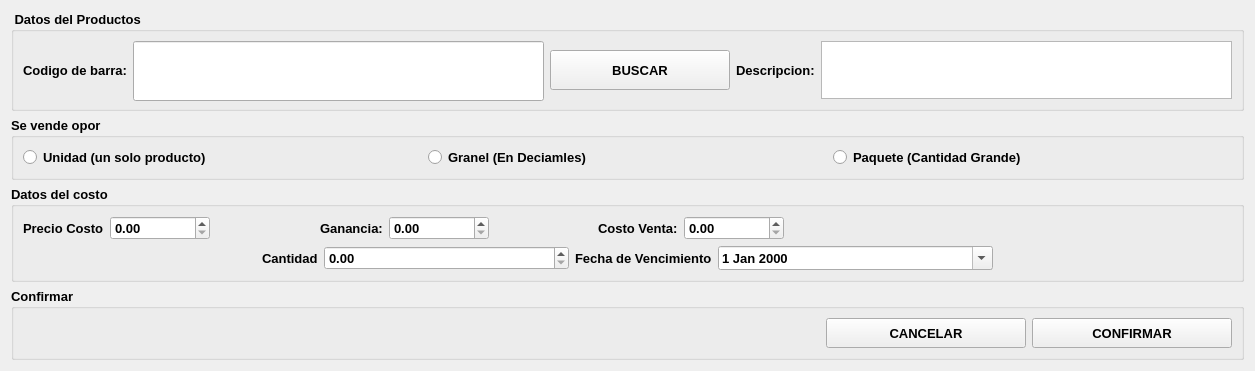
      <widget class="QWidget" name="page_4">
       <layout class="QVBoxLayout" name="verticalLayout_11">
        <item>
         <widget class="QGroupBox" name="groupBox_11">
          <property name="maximumSize">
           <size>
            <width>16777215</width>
            <height>100</height>
           </size>
          </property>
          <property name="font">
           <font>
            <pointsize>10</pointsize>
            <weight>75</weight>
            <bold>true</bold>
           </font>
          </property>
          <property name="title">
           <string> Datos del Productos</string>
          </property>
          <layout class="QHBoxLayout" name="horizontalLayout_25">
           <item>
            <widget class="QLabel" name="label_24">
             <property name="text">
              <string>Codigo de barra:</string>
             </property>
            </widget>
           </item>
           <item>
            <widget class="QLineEdit" name="lineEdit_20">
             <property name="minimumSize">
              <size>
               <width>100</width>
               <height>60</height>
              </size>
             </property>
             <property name="maximumSize">
              <size>
               <width>16777215</width>
               <height>16777215</height>
              </size>
             </property>
            </widget>
           </item>
           <item>
            <widget class="QPushButton" name="pushButton_28">
             <property name="minimumSize">
              <size>
               <width>180</width>
               <height>40</height>
              </size>
             </property>
             <property name="text">
              <string>BUSCAR</string>
             </property>
            </widget>
           </item>
           <item>
            <widget class="QLabel" name="label_25">
             <property name="text">
              <string>Descripcion:</string>
             </property>
            </widget>
           </item>
           <item>
            <widget class="QPlainTextEdit" name="plainTextEdit_4"/>
           </item>
          </layout>
         </widget>
        </item>
        <item>
         <widget class="QGroupBox" name="groupBox_12">
          <property name="maximumSize">
           <size>
            <width>16777215</width>
            <height>80</height>
           </size>
          </property>
          <property name="font">
           <font>
            <pointsize>10</pointsize>
            <weight>75</weight>
            <bold>true</bold>
           </font>
          </property>
          <property name="title">
           <string>Se vende opor</string>
          </property>
          <layout class="QHBoxLayout" name="horizontalLayout_26">
           <item>
            <widget class="QRadioButton" name="radioButton_10">
             <property name="text">
              <string>Unidad (un solo producto)</string>
             </property>
            </widget>
           </item>
           <item>
            <widget class="QRadioButton" name="radioButton_11">
             <property name="text">
              <string>Granel (En Deciamles)</string>
             </property>
            </widget>
           </item>
           <item>
            <widget class="QRadioButton" name="radioButton_12">
             <property name="text">
              <string>Paquete (Cantidad Grande)</string>
             </property>
            </widget>
           </item>
          </layout>
         </widget>
        </item>
        <item>
         <widget class="QGroupBox" name="groupBox_10">
          <property name="font">
           <font>
            <pointsize>10</pointsize>
            <weight>75</weight>
            <bold>true</bold>
           </font>
          </property>
          <property name="title">
           <string>Datos del costo</string>
          </property>
          <layout class="QVBoxLayout" name="verticalLayout_10">
           <item>
            <layout class="QHBoxLayout" name="horizontalLayout_29">
             <item>
              <layout class="QHBoxLayout" name="horizontalLayout_23">
               <item>
                <widget class="QLabel" name="label_20">
                 <property name="text">
                  <string>Precio Costo</string>
                 </property>
                </widget>
               </item>
               <item>
                <widget class="QDoubleSpinBox" name="doubleSpinBox_2">
                 <property name="minimumSize">
                  <size>
                   <width>100</width>
                   <height>0</height>
                  </size>
                 </property>
                 <property name="maximum">
                  <double>99999999999.990005493164063</double>
                 </property>
                </widget>
               </item>
              </layout>
             </item>
             <item>
              <spacer name="horizontalSpacer_18">
               <property name="orientation">
                <enum>Qt::Horizontal</enum>
               </property>
               <property name="sizeHint" stdset="0">
                <size>
                 <width>20</width>
                 <height>20</height>
                </size>
               </property>
              </spacer>
             </item>
             <item>
              <layout class="QHBoxLayout" name="horizontalLayout_27">
               <item>
                <widget class="QLabel" name="label_21">
                 <property name="text">
                  <string>Ganancia:</string>
                 </property>
                </widget>
               </item>
               <item>
                <widget class="QDoubleSpinBox" name="doubleSpinBox_4">
                 <property name="minimumSize">
                  <size>
                   <width>100</width>
                   <height>0</height>
                  </size>
                 </property>
                 <property name="maximum">
                  <double>99999999999.990005493164063</double>
                 </property>
                </widget>
               </item>
              </layout>
             </item>
             <item>
              <spacer name="horizontalSpacer_19">
               <property name="orientation">
                <enum>Qt::Horizontal</enum>
               </property>
               <property name="sizeHint" stdset="0">
                <size>
                 <width>20</width>
                 <height>20</height>
                </size>
               </property>
              </spacer>
             </item>
             <item>
              <layout class="QHBoxLayout" name="horizontalLayout_28">
               <item>
                <widget class="QLabel" name="label_22">
                 <property name="text">
                  <string>Costo Venta:</string>
                 </property>
                </widget>
               </item>
               <item>
                <widget class="QDoubleSpinBox" name="doubleSpinBox_3">
                 <property name="minimumSize">
                  <size>
                   <width>100</width>
                   <height>0</height>
                  </size>
                 </property>
                 <property name="maximum">
                  <double>99999999999.990005493164063</double>
                 </property>
                </widget>
               </item>
              </layout>
             </item>
             <item>
              <spacer name="horizontalSpacer_20">
               <property name="orientation">
                <enum>Qt::Horizontal</enum>
               </property>
               <property name="sizeHint" stdset="0">
                <size>
                 <width>448</width>
                 <height>20</height>
                </size>
               </property>
              </spacer>
             </item>
            </layout>
           </item>
           <item>
            <layout class="QHBoxLayout" name="horizontalLayout_24">
             <item>
              <spacer name="horizontalSpacer_16">
               <property name="orientation">
                <enum>Qt::Horizontal</enum>
               </property>
               <property name="sizeHint" stdset="0">
                <size>
                 <width>148</width>
                 <height>20</height>
                </size>
               </property>
              </spacer>
             </item>
             <item>
              <widget class="QLabel" name="label_23">
               <property name="text">
                <string>Cantidad</string>
               </property>
              </widget>
             </item>
             <item>
              <widget class="QDoubleSpinBox" name="doubleSpinBox">
               <property name="minimumSize">
                <size>
                 <width>245</width>
                 <height>0</height>
                </size>
               </property>
               <property name="maximum">
                <double>99999999999.990005493164063</double>
               </property>
              </widget>
             </item>
             <item>
              <widget class="QLabel" name="label_26">
               <property name="text">
                <string>Fecha de Vencimiento</string>
               </property>
              </widget>
             </item>
             <item>
              <widget class="QDateEdit" name="dateEdit">
               <property name="minimumSize">
                <size>
                 <width>275</width>
                 <height>0</height>
                </size>
               </property>
               <property name="calendarPopup">
                <bool>true</bool>
               </property>
              </widget>
             </item>
             <item>
              <spacer name="horizontalSpacer_17">
               <property name="orientation">
                <enum>Qt::Horizontal</enum>
               </property>
               <property name="sizeHint" stdset="0">
                <size>
                 <width>128</width>
                 <height>20</height>
                </size>
               </property>
              </spacer>
             </item>
            </layout>
           </item>
          </layout>
         </widget>
        </item>
        <item>
         <widget class="QGroupBox" name="groupBox_9">
          <property name="font">
           <font>
            <pointsize>10</pointsize>
            <weight>75</weight>
            <bold>true</bold>
           </font>
          </property>
          <property name="title">
           <string>Confirmar</string>
          </property>
          <layout class="QHBoxLayout" name="horizontalLayout_22">
           <item>
            <spacer name="horizontalSpacer_15">
             <property name="orientation">
              <enum>Qt::Horizontal</enum>
             </property>
             <property name="sizeHint" stdset="0">
              <size>
               <width>803</width>
               <height>20</height>
              </size>
             </property>
            </spacer>
           </item>
           <item>
            <widget class="QPushButton" name="pushButton_26">
             <property name="minimumSize">
              <size>
               <width>200</width>
               <height>30</height>
              </size>
             </property>
             <property name="text">
              <string>CANCELAR</string>
             </property>
            </widget>
           </item>
           <item>
            <widget class="QPushButton" name="pushButton_27">
             <property name="minimumSize">
              <size>
               <width>200</width>
               <height>30</height>
              </size>
             </property>
             <property name="text">
              <string>CONFIRMAR</string>
             </property>
            </widget>
           </item>
          </layout>
         </widget>
        </item>
       </layout>
      </widget>
